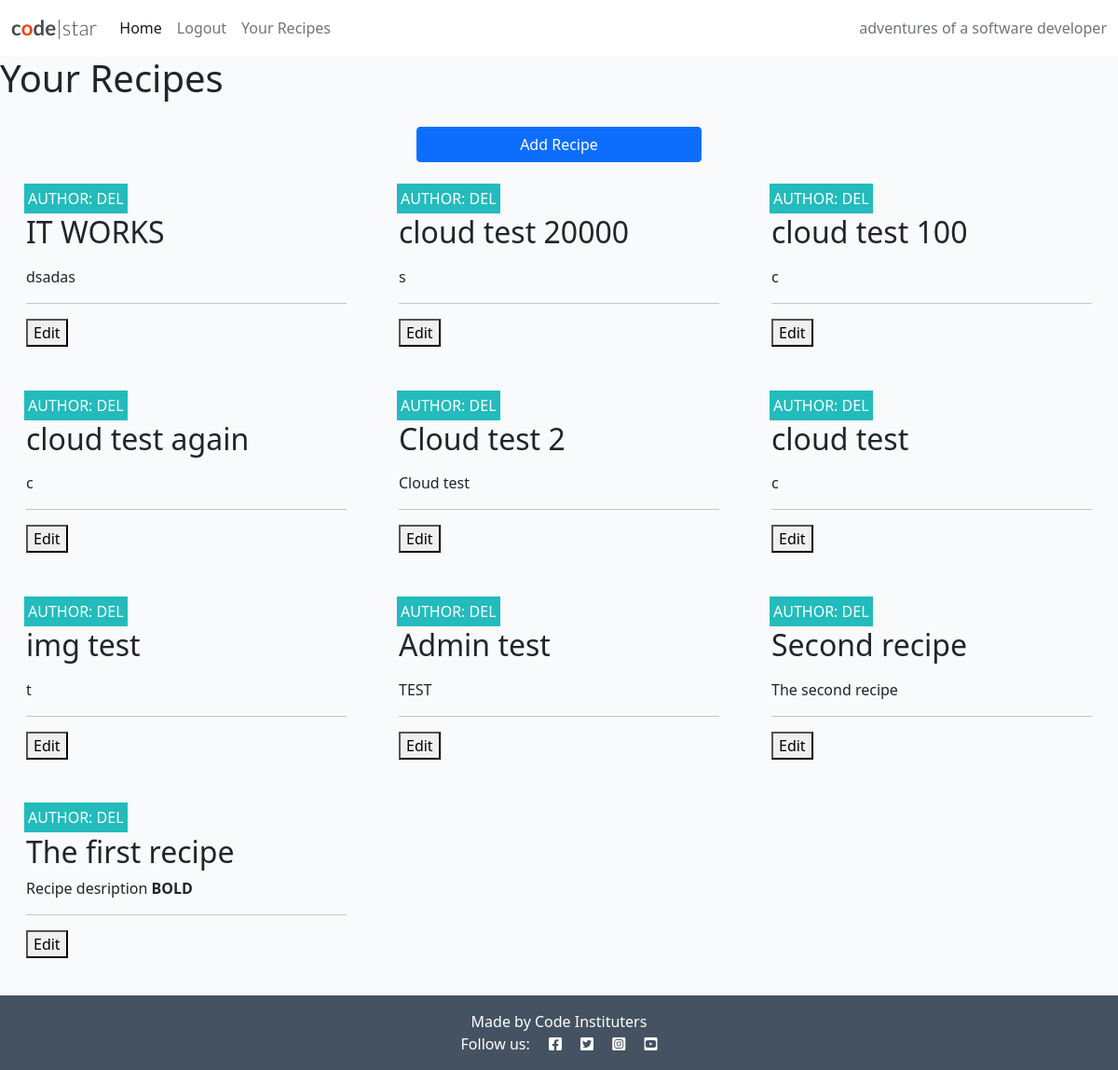
/your_recipes/ (signed in), run on the app's committed database.
### post/models.py (models this page shows, shortened)
class Post(models.Model):
    title = models.CharField(max_length=200, unique=True)
    slug = models.SlugField(max_length=200, unique=True)
    author = models.ForeignKey(
        User, on_delete=models.CASCADE, related_name="recipes", null=True
        )
    published_on = models.DateTimeField(auto_now=True)
    updated_on = models.DateTimeField(auto_now=True)
    description = models.TextField()
    ingredients = models.TextField()
    method = models.TextField()
    is_vegan = models.BooleanField(default=False)
    image = CloudinaryField('image', default='placeholder')
    likes = models.ManyToManyField(User, related_name='post_likes', blank=True)
    class Meta:
        ordering = ['-published_on']

### post/views.py (the view)
# urls.py: path('your_recipes/', views.UsersRecipeList.as_view(), name='your_recipes'),
class UsersRecipeList(generic.ListView):
    def get(self, request):
        posts = Post.objects.filter(author=request.user)
        paginate_by = 6
        context = {
            "posts": posts,
        }
        return render(request, 'your_recipes.html', context)

### templates/your_recipes.html (shortened to what this page needs)
{% extends "base.html" %}
{% block content %}
<h1>Your Recipes </h1>
<div  class=" row d-flex justify-content-center align-content-center "  >  <a href="{% url 'add_recipes' %}" class="btn btn-primary col-3" style="margin-top: 1.3em;">Add Recipe</a>  </div>
<div class="container-fluid">
    <div class="row">
        <div class="col-12 mt-3 left">
            <div class="row">
                {% for post in posts %}
                <div class="col-md-4">
                    <div class="card mb-4">
                        <div class="card-body">
                            <div class="image-container">
                                <div class="image-flash">
                                    <p class="author">Author: {{ post.author }}</p>
                                </div>
                            </div>
                            <h2 class="card-title">{{ post.title }}</h2>
                            <p class="card-text">{{ post.description|safe }}</p>
                            <hr />
                            <a href="{% url 'edit_recipe' post.id %}"><button>Edit</button></a>
                        </div>
                    </div>
                </div>
                {% endfor %}
            </div>
        </div>
    </div>
</div>
{% endblock %}

### static/css/style.css (style rules this page uses)
body { background-color: #F9FAFC; }
.main-bg { background-color: #F9FAFC; }
.card { border: none; background-color: transparent; }
.image-container { position: relative; }
.image-flash { position: absolute; bottom: 5%; min-width: 30%; left: -2px; background-color: #23BBBB; }
.author { color: white; margin: 4px; text-transform: uppercase; }

### data on the page
Post: author "DEL", title "IT WORKS", description "dsadas"
Post: author "DEL", title "cloud test 20000", description "s"
Post: author "DEL", title "cloud test 100", description "c"
Post: author "DEL", title "cloud test again", description "c"
Post: author "DEL", title "Cloud test 2", description "Cloud test"
Post: author "DEL", title "cloud test", description "c"
Post: author "DEL", title "img test", description "t"
Post: author "DEL", title "Admin test", description "TEST"
Post: author "DEL", title "Second recipe", description "The second recipe"
Post: author "DEL", title "The first recipe", description "Recipe desription BOLD"
